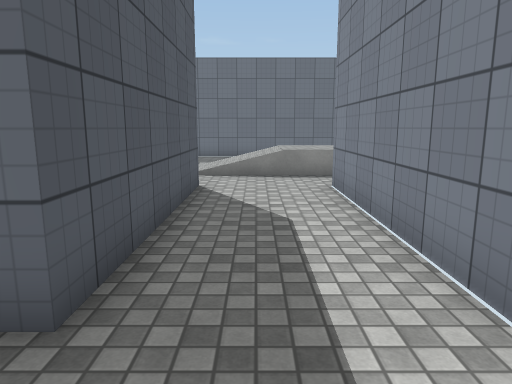
[1] (above)

12 first-person views from a walk through a 3-D level made in the Unity game engine. The camera is 1.5 m above the floor, tilts 10° down and sees 70° across. The floor is counted in squares, 1 m on a side. Each view is taken from the middle of a square. On the plan, view 1 faces up. The plan holds only what a view shows up to about 16 squares ahead; the rest is blank. The place goes on beyond the plan. Some animated figures are not drawn. Surface patterns are stand-ins for the level's own textures.

[2]
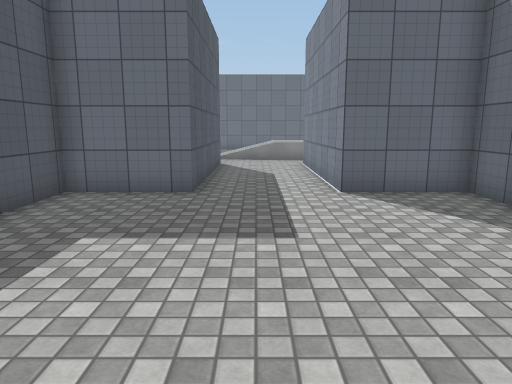

[3]
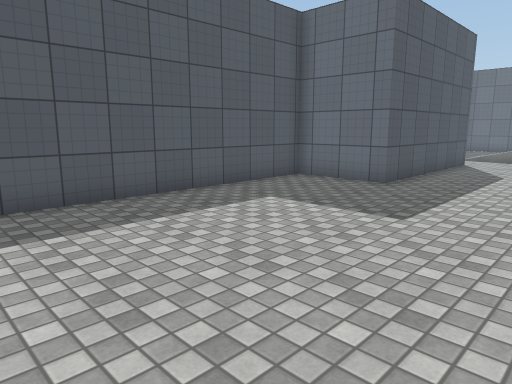

[4]
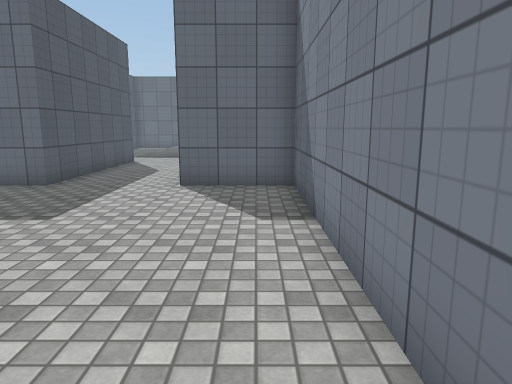

[5]
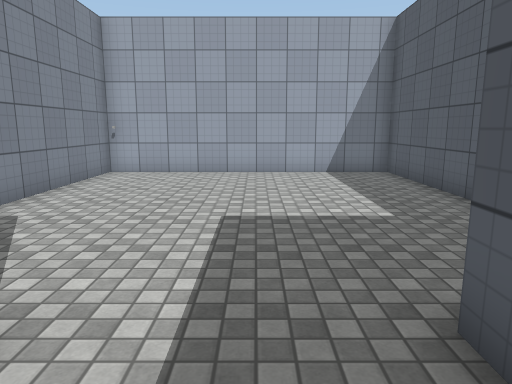

[6]
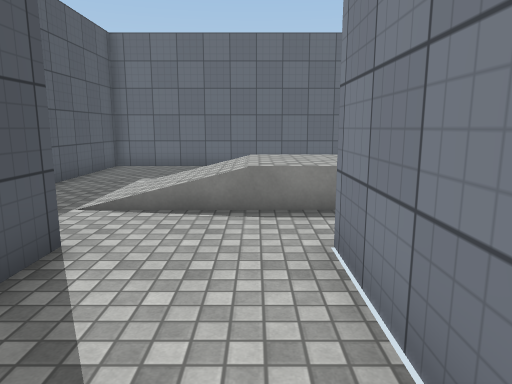

[7]
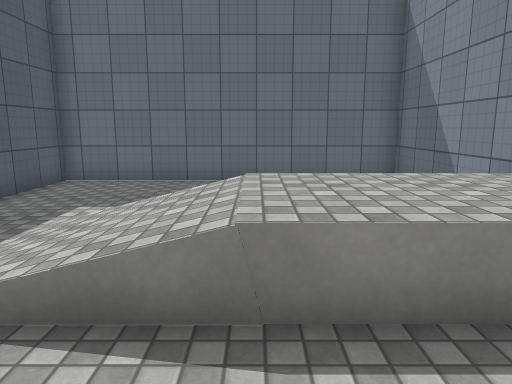

[8]
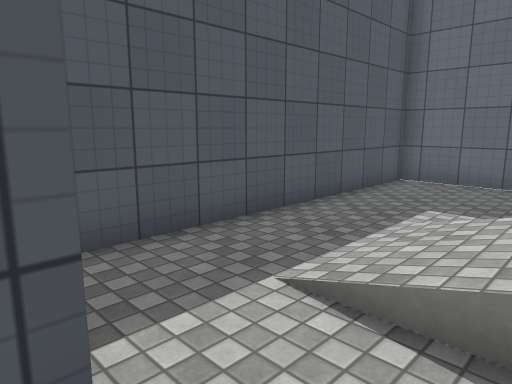

[9]
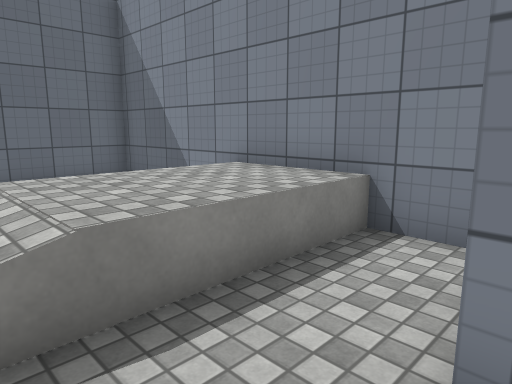

[10]
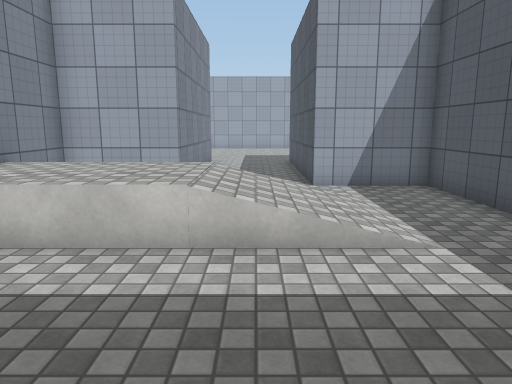

[11]
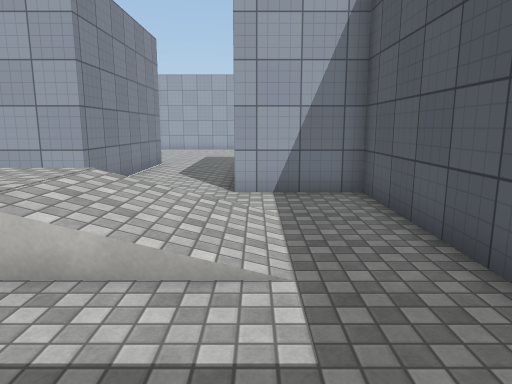

[12]
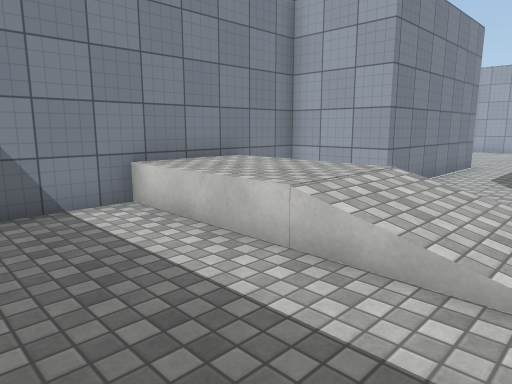

### Floor plan
Key: @ floor where view 1 was taken; # wall or solid block; . main floor; : floor 0.75 m higher than the main floor; / step, stairs or slope.
Columns run from 5 left of view 1 to 5 right of it. Each row starts with its distance up from view 1.
 20 ###########
 19 #.....    #
 18 #......   #
 17 #.........#
 16 #.........#
 15 #.........#
 14 #..///::::#
 13 #..///::::#
 12 #..///::::#
 11 #.........#
 10 #.........#
  9 ####...####
  8    #...#
  7    #...#
  6    #...#
  5    #...#
  4    #...#
  3 ####...####
  2 #.........#
  1 #.........#
  0 #....@....#
 -1 #.........#
 -2 #.........#
 -3 #.........#
 -4 #.........#
 -5 #.........#
 -6 #.........#
 -7 #.........#
 -8 ###########

Positions as (right, up) in squares from view 1, and headings:
1: (0, 0), facing up
2: (0, -6), facing up
3: (3, -7), facing up-left
4: (4, -7), facing up
5: (0, 5), facing down
6: (1, 5), facing up
7: (1, 9), facing up
8: (0, 9), facing up-left
9: (0, 9), facing up-right
10: (0, 19), facing down
11: (-2, 18), facing down
12: (-2, 18), facing down-right
